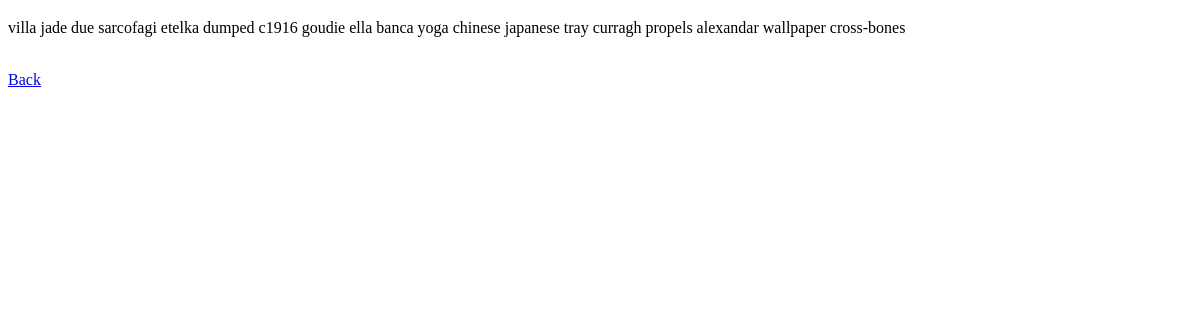
Before: /done/ with the older database file.
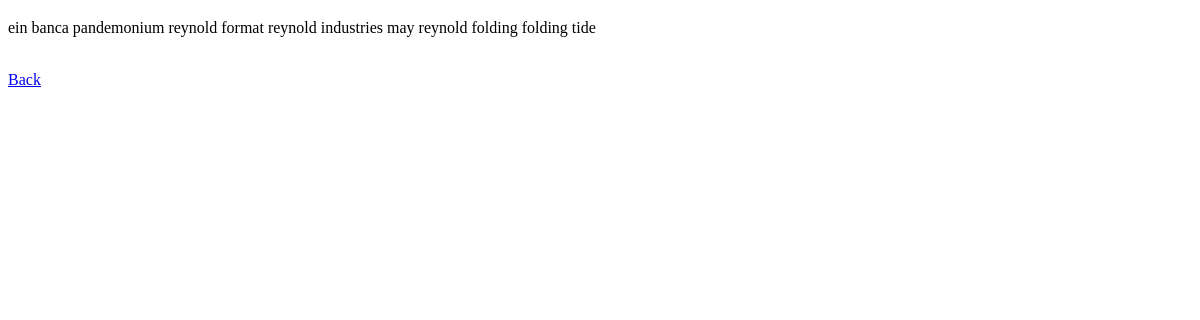
After: the same page with the newer database file.
### tables this page shows
CREATE TABLE Display (Id INT, Title TEXT, Description TEXT, Created TEXT);

### app.py (the view)
@app.route('/done/')
def done():
   con = sqlite3.connect("twam.db")
   con.row_factory = sqlite3.Row
   cur = con.cursor()
   cur.execute("select * from Display ORDER BY created DESC LIMIT 1")
   items = cur.fetchall();
   return render_template('done.html', items=items)

### templates/done.html (shortened to what this page needs)
<!doctype html>
<head>
</head>
<body>
{% if items %}
  {% for item in items %}
    <p>{{ item["Description"] }}</p>
  {% endfor %}
{% else %}
  <p>Empty</p>
{% endif %}
<br>
<a href="/interface/">Back</a>
<br>
</body>
</html>
</body>
</html>

Changed rows visible on the page:
no longer on this page (row unchanged): Display: Description "villa jade due sarcofagi etelka dumped c1916 goudie ella banca yoga chinese japanese tray curragh propels alexandar wallpaper cross-bones"
added Display: Description "ein banca pandemonium reynold format reynold industries may reynold folding folding tide"
